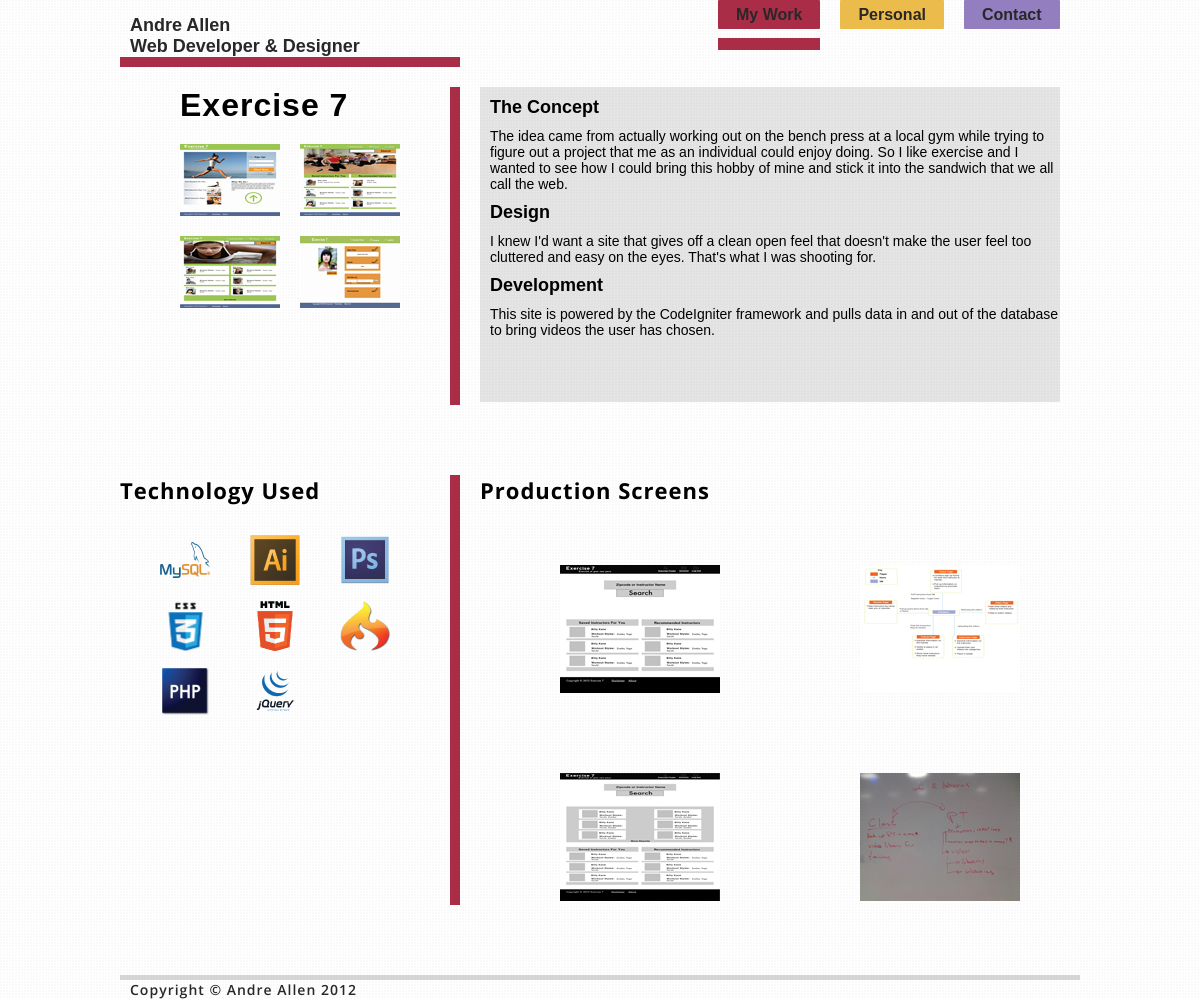
The app's page /index.php/details with its own data.
### tables this page shows
CREATE TABLE `projects` (
  `project_Id` int(11) unsigned NOT NULL AUTO_INCREMENT,
  `project_Name` varchar(100) NOT NULL DEFAULT '',
  `project_Info_Id` int(11) NOT NULL,
  `project_Img_Id` int(11) NOT NULL,
  `project_Tech_Id` int(11) NOT NULL,
  `project_Sub_Id` int(11) NOT NULL,
  PRIMARY KEY (`project_Id`),
  KEY `project_Info_Id` (`project_Info_Id`),
  KEY `project_Img_id` (`project_Img_Id`),
  KEY `project_Tech_Id` (`project_Tech_Id`),
  KEY `project_Sub_Id` (`project_Sub_Id`),
  CONSTRAINT `projects_ibfk_1` FOREIGN KEY (`project_Info_Id`) REFERENCES `projectInformation` (`project_Info_Id`),
  CONSTRAINT `projects_ibfk_2` FOREIGN KEY (`project_Img_id`) REFERENCES `projectImages` (`project_Img_Id`),
  CONSTRAINT `projects_ibfk_3` FOREIGN KEY (`project_Tech_Id`) REFERENCES `projectTechnology` (`project_Tech_Id`),
  CONSTRAINT `projects_ibfk_4` FOREIGN KEY (`project_Sub_Id`) REFERENCES `projectSubInfo` (`project_Sub_Id`)
);

CREATE TABLE `projectInformation` (
  `project_Info_Id` int(11) NOT NULL AUTO_INCREMENT,
  `concept_Info` varchar(500) DEFAULT NULL,
  `design_Info` varchar(500) DEFAULT NULL,
  `development_Info` varchar(500) DEFAULT NULL,
  PRIMARY KEY (`project_Info_Id`)
);

### application/controllers/details.php (called while the page is built, shortened)
<?php if ( ! defined('BASEPATH')) exit('No direct script access allowed');
class Details extends CI_Controller {
	public function __construct()
	{
		$this->load->helper(array('url','form'));
		$this->load->library('session');
		$this->load->model('detail_model');
	}
	public function index()
	{
		$this->pullChoice();
	}
	public function pullChoice()
	{
		$info=$this->detail_model->information();
		$this->loadDetail($info);
	}
	public function loadDetail($info)
	{
		$this->load->view('detail_view',array('dInfo'=>$info));
	}
}

### index.php (called while the page is built, shortened)
<?php
require_once BASEPATH.'core/CodeIgniter.php';

### application/models/detail_model.php (called while the page is built, shortened)
<?php
class Detail_model extends CI_Controller {
	function information()
	{
		$query=$this->db->query("
			SELECT project_Name, concept_Info ,design_Info, development_Info,final_Img_1,final_Img_2,final_Img_3,final_Img_4,final_Img_5,final_Img_6,production_Img_1,production_Img_2,production_Img_3,production_Img_4
			FROM projects
			JOIN projectInformation
			on projectInformation.project_Info_Id = projects.project_Info_Id
			JOIN projectImages
			on projectImages.project_Img_Id = projects.project_Img_Id
			WHERE project_Id=1;
			");
		return $query;
	}
}
?>

### application/views/detail_view.php (the view, shortened to what this page needs)
<html>
	<head>
 		<link rel="stylesheet" href="css/reset.css" type="text/css"/>
 		<link rel="stylesheet" href="css/webDetail.css" type="text/css"/>
 		<link rel="stylesheet" href="css/prettyPhoto.css" type="text/css" media="screen" charset="utf-8" />
</head>
	<body>
		<div id="wrapper">
			<div id="header">
				<div id="homeReturn"><p class="txtInd"><a class="anc nameFnt" href="">Andre Allen</br>Web Developer & Designer</a></p>
				</div>
				<div id="navHolder">
					<ul id="nav">
						<li id="ancWork" class="bott"><?php echo anchor('home','My Work','class="anc navFnt navWork"') ?></li>
						<li id="ancPersonal"><?php echo anchor('personal','Personal','class="anc navFnt navPers"') ?></li>
						<li id="ancContact"><a class="anc navFnt navCont" href="">Contact</a></li>
					</ul>
				</div>
			</div>
			<div id="projectName">
				 <?php foreach($dInfo->result() as $infoDetails):
						$projectName=$infoDetails->project_Name;
						$projectConcept=$infoDetails->concept_Info;
						$projectDesign=$infoDetails->design_Info;
						$projectDevelopment=$infoDetails->development_Info;
					?>
					<?php endforeach;?>
					<div id="finalScreens">
					<p class="projectFnt"><?php echo $projectName; ?></p>
						<ul>
						<li><a href="img/final/exer/full/exerFinal1.jpg" rel="prettyPhoto[final]" title="Test"><img class="imgBlock" src="img/final/exer/thumb/exerFinal1thumb.jpg" alt="this is the title"/></a></li>
						<li><a href="img/final/exer/full/exerFinal2.jpg" rel="prettyPhoto[final]" title="Test"><img class="imgBlock" src="img/final/exer/thumb/exerFinal2thumb.jpg" alt="this is the title"/></a></li>
						<li><a href="img/final/exer/full/exerFinal3.jpg" rel="prettyPhoto[final]" title="Test"><img class="imgBlock" src="img/final/exer/thumb/exerFinal3thumb.jpg" alt="this is the title"/></a></li>
						<li><a href="img/final/exer/full/exerFinal4.png" rel="prettyPhoto[final]" title="Test"><img class="imgBlock" src="img/final/exer/thumb/exerFinal4thumb.jpg" alt="this is the title"/></a></li>
						</ul>
					</div>
			</div>
			<div id="projectDetails">
				<div id="transDetail"></div>
				<p class="threeCoresFnt txtInd">The Concept</p>
				<p class="describeFnt txtInd"><?php echo $projectConcept;?></p>
				<p class="threeCoresFnt txtInd">Design</p>
				<p class="describeFnt txtInd"><?php echo $projectDesign;?></p>
			<p class="threeCoresFnt txtInd">Development</p>
			<p class="describeFnt txtInd"><?php echo $projectDevelopment;?></p>
			</div>
			<div id="technologyUsed">
				<p class="headDetailFnt">Technology Used</p>
				<div id="techDetailLogo">
					<ul id="detailLogos">
						<li><img src="img/sql.png"/></li>
						<li><img src="img/illu.png"/></li>
						<li><img src="img/photo.png"/></li>
						<li><img src="img/css3.png"/></li>
						<li><img src="img/html5.png"/></li>
						<li><img src="img/codeIg.png"/></li>
						<li><img src="img/php.png"/></li>
						<li><img src="img/jQuery.png"/></li>
					</ul>
				</div>
			</div>
			<div id="productionScreens">
				<p class="headDetailFnt">Production Screens</p>
				<div id="productionScrHolder">
					<ul>
						<li><a href="img/prod/exer/full/exerPro1.jpg" rel="prettyPhoto[production]" title="Test"><img class="imgBlock" src="img/prod/exer/thumb/exerPro1thumb.jpg" alt="this is the title"/></a></li>
						<li><a href="img/prod/exer/full/exerPro2.jpg" rel="prettyPhoto[production]" title="Test"><img class="imgBlock" src="img/prod/exer/thumb/exerPro2thumb.jpg" alt="this is the title"/></a></li>
						<li><a href="img/prod/exer/full/exerPro3.jpg" rel="prettyPhoto[production]" title="Test"><img class="imgBlock" src="img/prod/exer/thumb/exerPro3thumb.jpg" alt="this is the title"/></a></li>
						<li><a href="img/prod/exer/full/exerPro4.jpg" rel="prettyPhoto[production]" title="Test"><img class="imgBlock" src="img/prod/exer/thumb/exerPro4thumb.jpg" alt="this is the title"/></a></li>
					</ul>
				</div>
			</div>
			<div id="footer">
				<div id="footTop"></div>
					<p class="footFnt txtInd">Copyright &copy; Andre Allen 2012</p>
			</div>
		</div>
		</body>
</html>

### css/webDetail.css (style rules this page uses)
* { margin: 0; padding: 0; outline: none; }
body { line-height: 1.35em; background:url('../img/brillantpattern.png'); }
#wrapper { width:960px; margin-left: auto; margin-right: auto; float: none; }
#header { float: left; }
#homeReturn { border-bottom:10px solid #AA2D48; margin-top: 15px; width: 340px; float: left; margin-right:18px; }
#navHolder { float: left; height: 50px; }
#nav li { float: left; padding-top:4px ; }
#nav { margin-left: 240px; }
.navWork { background-color:#AA2D48; padding:6px 18px; -moz-border-radius: 1px; border-radius: 1px; }
.navPers { background-color:#EBBB4C; padding:6px 18px; -moz-border-radius: 1px; border-radius: 1px; margin-left: 20px; margin-right: 20px; }
.navCont { background-color:#937EBF; padding:6px 18px; -moz-border-radius:1px; border-radius:1px; }
.bott { padding-bottom: 12px; border-bottom: 12px solid #AA2D48; }
#projectName { width:330px; margin-top: 20px; border-right:10px solid #AA2D48; min-height:318px; float: left; }
#finalScreens { width: 240px; margin-left: 60px; }
#finalScreens ul li { float: left; margin-top: 20px; }
#finalScreens ul li:nth-child(even) { margin-left:20px; }
#projectDetails { float: left; width: 580px; height:315px; margin-top: 20px; margin-left: 20px; }
#projectDetails p:nth-child(odd) { margin-top:10px ; }
#projectDetails p:nth-child(even) { margin-top:10px ; }
#transDetail { background-color: black; filter:alpha(opacity=10); -moz-opacity: 0.1; opacity: 0.1; width:inherit; height: inherit; position:absolute; z-index:-9; }
#technologyUsed { float: left; clear: both; width: 330px; min-height: 430px; margin-top: 70px; margin-bottom: 70px; border-right:10px solid #AA2D48; }
#techDetailLogo ul li { float: left; margin-bottom: 10px; }
#detailLogos li:nth-child(odd) { margin-left: 40px; }
#detailLogos li:nth-child(even) { margin-left: 40px; }
#productionScreens { float: left; margin-left:20px; margin-top: 70px; width: 580px; height: 420px; }
#productionScrHolder ul li { float: left; margin-top: 30px; }
#productionScrHolder ul li:nth-child(odd) { margin-left: 80px; margin-bottom:50px; }
#productionScrHolder ul li:nth-child(even) { margin-left: 140px; margin-bottom:50px; }
#footer { clear: both; }
#footTop { border-top:5px solid #AFAEAE; opacity:.5; }
.nameFnt { font: bold 18px Arial; color: #282828; }
.navFnt { font:bold 16px helvetica; color: #282828; }
.projectFnt { font: bold 32px arial; color: black; letter-spacing: 1px; }
.threeCoresFnt { font: bold 18px helvetica; color: black; }
.describeFnt { font: 14px helvetica; color: black; }
.headDetailFnt { font: bold 22px openSansBld; color: black; letter-spacing: 1px; margin-bottom: 30px; }
.footFnt { font: 14px openSansSemi; color: #282828; letter-spacing: 1px; }
.anc { text-decoration:none; }
.txtInd { margin-left:10px; }
.imgBlock { display: block; }

### records on screen
projects: project_Name "Exercise 7", project_Info_Id.concept_Info "The idea came from actually working out on the bench press at a local gym while trying to figure out a project that me as an individual could enjoy doing. So I like exercise and I wanted to see how I could bring this hobby of mine and stick it into the sandwich that we all call the web.", project_Info_Id.design_Info "I knew I'd want a site that gives off a clean open feel that doesn't make the user feel too cluttered and easy on the eyes. That's what I was shooting for.", project_Info_Id.development_Info "This site is powered by the CodeIgniter framework and pulls data in and out of the database to bring videos the user has chosen."

### other values on screen
anchor('home','My Work','class="anc navFnt navWork"') "My Work"
anchor('personal','Personal','class="anc navFnt navPers"') "Personal"
